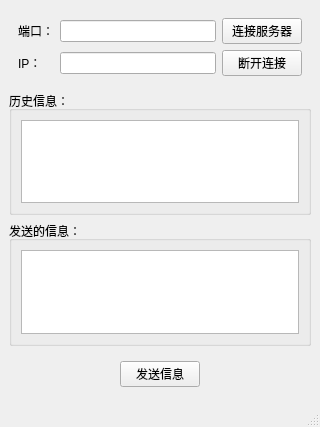
<?xml version="1.0" encoding="UTF-8"?>
<ui version="4.0">
 <class>MainWindow</class>
 <widget class="QMainWindow" name="MainWindow">
  <property name="geometry">
   <rect>
    <x>0</x>
    <y>0</y>
    <width>320</width>
    <height>427</height>
   </rect>
  </property>
  <property name="windowTitle">
   <string>MainWindow</string>
  </property>
  <widget class="QWidget" name="centralwidget">
   <layout class="QVBoxLayout" name="verticalLayout">
    <item>
     <widget class="QWidget" name="widget" native="true">
      <layout class="QGridLayout" name="gridLayout">
       <item row="0" column="0">
        <widget class="QLabel" name="label_2">
         <property name="text">
          <string>端口：</string>
         </property>
        </widget>
       </item>
       <item row="0" column="2">
        <widget class="QPushButton" name="connect">
         <property name="text">
          <string>连接服务器</string>
         </property>
        </widget>
       </item>
       <item row="0" column="1">
        <widget class="QLineEdit" name="port"/>
       </item>
       <item row="1" column="1">
        <widget class="QLineEdit" name="ip"/>
       </item>
       <item row="1" column="2">
        <widget class="QPushButton" name="disCon">
         <property name="text">
          <string>断开连接</string>
         </property>
        </widget>
       </item>
       <item row="1" column="0">
        <widget class="QLabel" name="label">
         <property name="text">
          <string>IP：</string>
         </property>
        </widget>
       </item>
      </layout>
     </widget>
    </item>
    <item>
     <widget class="QGroupBox" name="groupBox">
      <property name="title">
       <string>历史信息：</string>
      </property>
      <layout class="QHBoxLayout" name="horizontalLayout_2">
       <item>
        <widget class="QTextEdit" name="rec"/>
       </item>
      </layout>
     </widget>
    </item>
    <item>
     <widget class="QGroupBox" name="groupBox_2">
      <property name="title">
       <string>发送的信息：</string>
      </property>
      <layout class="QHBoxLayout" name="horizontalLayout_3">
       <item>
        <widget class="QTextEdit" name="msg"/>
       </item>
      </layout>
     </widget>
    </item>
    <item>
     <widget class="QWidget" name="widget_2" native="true">
      <layout class="QHBoxLayout" name="horizontalLayout_4">
       <item>
        <spacer name="horizontalSpacer">
         <property name="orientation">
          <enum>Qt::Horizontal</enum>
         </property>
         <property name="sizeHint" stdset="0">
          <size>
           <width>101</width>
           <height>20</height>
          </size>
         </property>
        </spacer>
       </item>
       <item>
        <widget class="QPushButton" name="sendMsg">
         <property name="text">
          <string>发送信息</string>
         </property>
        </widget>
       </item>
       <item>
        <spacer name="horizontalSpacer_2">
         <property name="orientation">
          <enum>Qt::Horizontal</enum>
         </property>
         <property name="sizeHint" stdset="0">
          <size>
           <width>101</width>
           <height>20</height>
          </size>
         </property>
        </spacer>
       </item>
      </layout>
     </widget>
    </item>
   </layout>
  </widget>
  <widget class="QStatusBar" name="statusbar"/>
  <widget class="QMenuBar" name="menubar">
   <property name="geometry">
    <rect>
     <x>0</x>
     <y>0</y>
     <width>320</width>
     <height>17</height>
    </rect>
   </property>
  </widget>
 </widget>
 <resources/>
 <connections/>
</ui>
